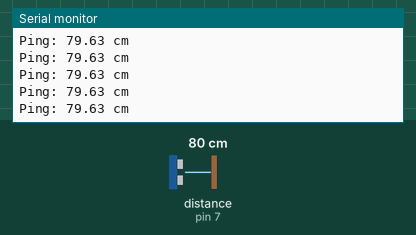
This sketch was run on a simulated Arduino Uno, built with avr-gcc and run on an emulated ATmega328P. Shown: the last lines printed to the serial monitor. Inputs (shaded band) come from the test bench; at power-on: distance to the obstacle (sensor on pin 7) 80 cm. The echo pulse lasts 58.3 µs per cm.

Above: at 1.2 s.
1.3 s: distance to the obstacle (sensor on pin 7) set to 60 cm
At 2.2 s:
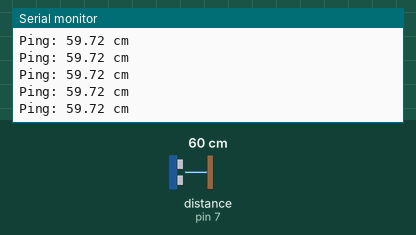
4.3 s: distance to the obstacle (sensor on pin 7) set to 2 cm
At 5.1 s:
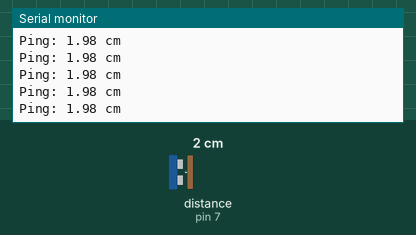
Timing chart, 0 to 7.3 s (numbered marks = the images above; inputs shaded):
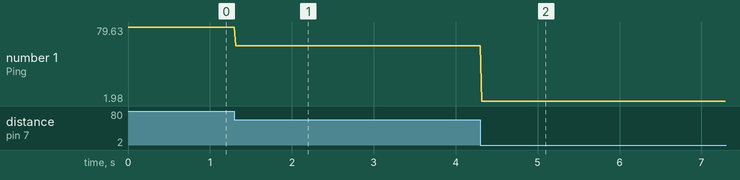

The sketch:

P1_Sensor_digital_3.ino
```cpp
#include <NewPing.h> // Libreria para la comunicación con el sensor de ultrasonido

#define TRIGGER_PIN  6    // Pin de arduino conectado al pin trigger del sensor de ultrasonido.
#define ECHO_PIN     7    // Pin de arduino conectado al pin echo del sensor de ultrasonido.
#define MAX_DISTANCE 100  // Distancia máxima que queremos medir (en cm). El sensor tiene un límite de 400-500cm.

NewPing sonar(TRIGGER_PIN, ECHO_PIN, MAX_DISTANCE); // Se inicializa el sensor con los parametros definidos.

// Variables para medir tiempo
unsigned long startTime = 0;
unsigned long endTime = 0;


void setup() {
  Serial.begin(115200);
}

void loop() {
  // Mido el tiempo que tardo en ejecutar todas las instrucciones
  startTime = micros();

  Serial.print("Ping: ");
  Serial.print(sonar.ping()/(2*29.287));
  endTime = micros();
  Serial.println(" cm");

  endTime = micros();

  // Calculo el delay necesario para que se ejecute el loop a 50 Hz
  delay(20 - (endTime-startTime)/1000.0);
}
```

Measured:
- after the input at 1.3 s, the serial monitor: prints a new line at once (image 1)
- after the input at 4.3 s, the serial monitor: prints a new line at once (image 2)
- plotted number 1: 79.63 → 59.72 after the input at 1.3 s, 59.72 → 1.98 after the input at 4.3 s
